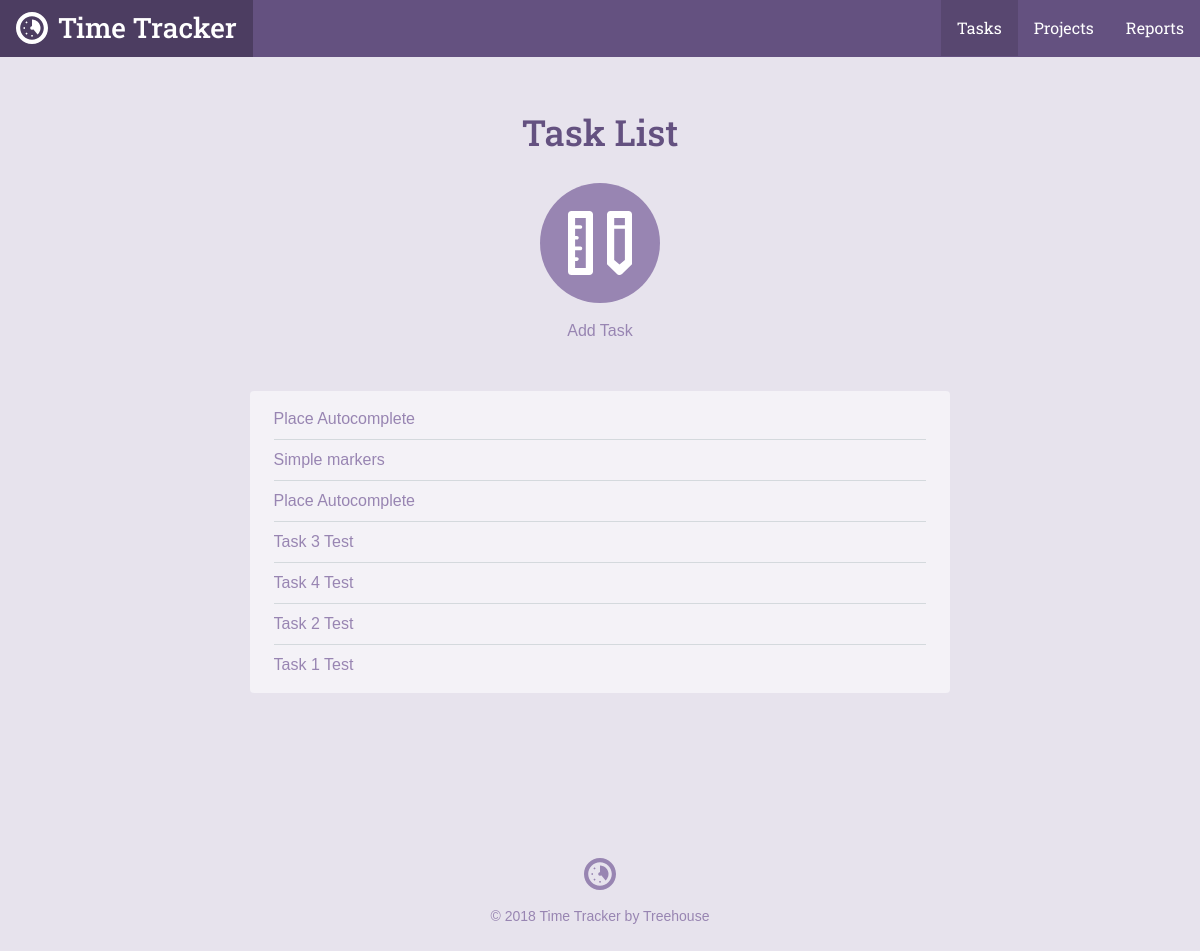
Before: /task_list.php with the older database file.
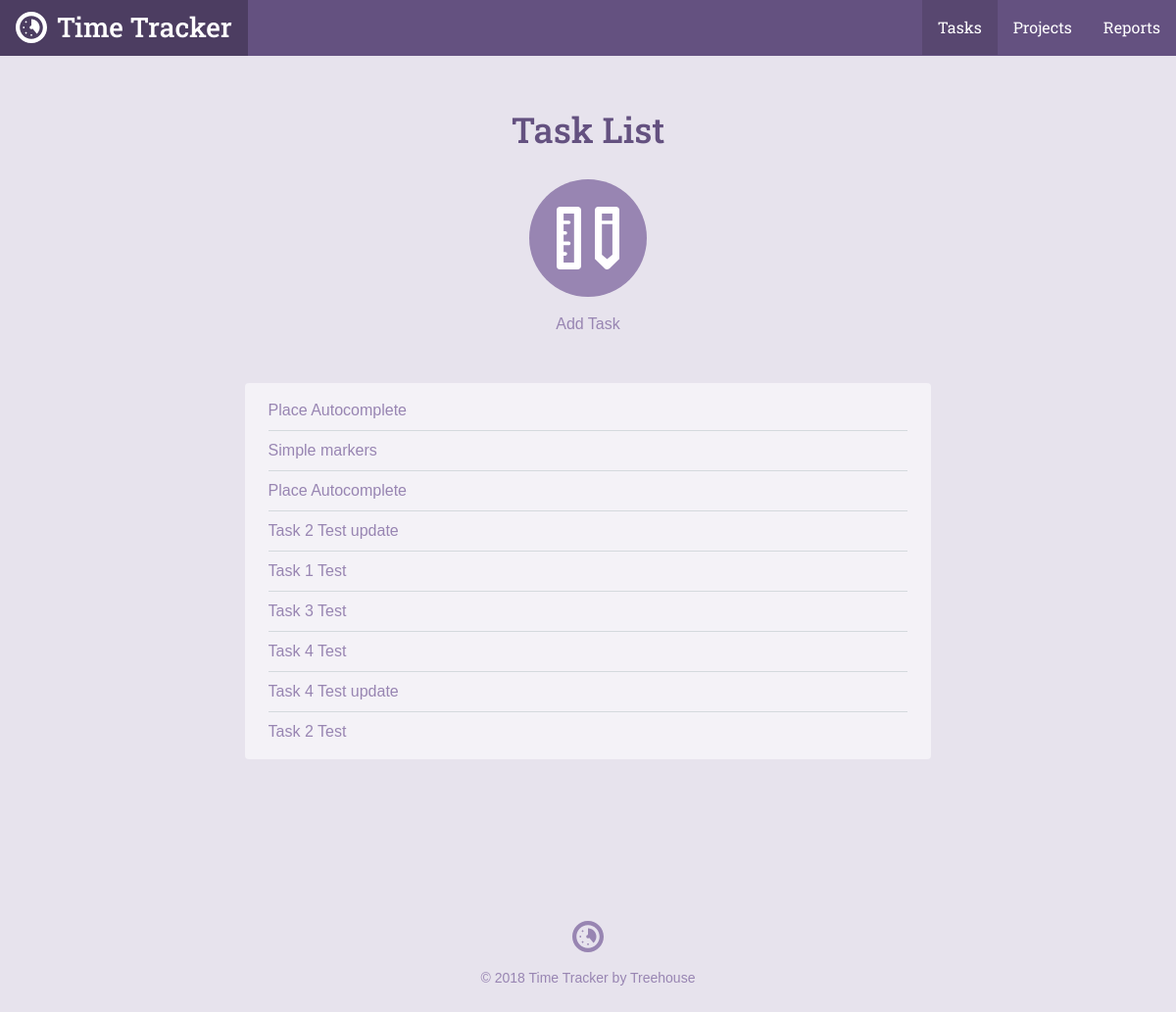
After: the same page with the newer database file.
### tables this page shows
CREATE TABLE `tasks` (
	`task_id`	INTEGER PRIMARY KEY AUTOINCREMENT,
	`project_id`	INTEGER,
	`title`	TEXT,
	`date`	INTEGER NOT NULL,
	`time`	TEXT NOT NULL
);

### inc/functions.php (called while the page is built, shortened)
<?php
function getTaskList($filter = null)
{
    include "connection.php";
    $query = "SELECT tasks.*, projects.title AS project FROM tasks"
        ." JOIN projects ON tasks.project_id = projects.project_id";
    $where = '';
    $orderBy = ' ORDER BY date DESC';
    try {
        $results = $db->prepare($query . $where . $orderBy);
        $results->execute();
    } catch (Exception $e) {
        echo "Error: ".$e->getMessage()."<br/>";
        return [];
    }
    return $results->fetchAll(PDO::FETCH_ASSOC);
}

### task_list.php (the view, shortened to what this page needs)
<?php
require 'inc/functions.php';
$page = "tasks";
include 'inc/header.php';
?>
<div class="section catalog random">
    <div class="col-container page-container">
        <div class="col col-70-md col-60-lg col-center">
            <h1 class="actions-header">Task List</h1>
            <div class="actions-item">
                <a class="actions-link" href="task.php">
                    <span class="actions-icon">
                        <svg viewbox="0 0 64 64"><use xlink:href="#task_icon"></use></svg>
                    </span>
                Add Task</a>
            </div>
            <div class="form-container">
              <ul class="items">
                <?php
                foreach (getTaskList() as $item) {
                    echo "<li><a href='task.php?id=".$item['task_id']."'>". $item['title'] ."</a></li>";
                }
                ?>
              </ul>
            </div>
        </div>
    </div>
</div>
<?php include("inc/footer.php"); ?>

### inc/header.php (shortened to what this page needs)
<html>
<head>
	<link rel="stylesheet" href="css/style.css" type="text/css">
</head>
<body>
	<header class="header">
    <div class="col-container">
  		<h1>
        <a class="logo" href="./">
          <svg viewbox="0 0 64 64" class="logo-icon"><use xlink:href="#logo_icon"></use></svg>
          <span class="logo-name">Time Tracker</span>
        </a>
      </h1>
  		<ul class="nav">
        <li class="nav-item tasks<?php if ($page == "tasks") { echo " on"; } ?>"><a class="nav-link" href="task_list.php">Tasks</a></li>
        <li class="nav-item projects<?php if ($page == "projects") { echo " on"; } ?>"><a class="nav-link" href="project_list.php">Projects</a></li>
        <li class="nav-item reports<?php if ($page == "reports") { echo " on"; } ?>"><a class="nav-link" href="reports.php">Reports</a></li>
      </ul>
    </div>
  </header>
	<div id="content">

### inc/footer.php
</div>
	<footer class="footer">
    <div class="col-container">
      <svg viewbox="0 0 64 64" class="logo-icon"><use xlink:href="#logo_icon"></use></svg>
  		<p class="footer-copy">&copy; <?php echo date("Y"); ?> Time Tracker by Treehouse</p>
    </div>
	</footer>
</body>
</html>

### css/style.css (style rules this page uses)
*,:after,:before { box-sizing:border-box }
html { font-family:sans-serif;-ms-text-size-adjust:100%;-webkit-text-size-adjust:100% }
body { margin:0 }
article,aside,details,figcaption,figure,footer,header,hgroup,main,menu,nav,section,summary { display:block }
a { background-color:transparent }
h1 { font-size:2em;margin:.67em 0 }
svg:not(:root) { overflow:hidden }
html { font-size:100%;line-height:1.5;-webkit-tap-highlight-color:transparent }
body { font-size:1rem;font-family:"Gotham Rounded A","Gotham Rounded B","Helvetica",Helvetica,Arial,sans-serif;font-style:normal;font-weight:400 }
.col { float:left;width:100% }
.col-container:before,.col-container:after { content:" ";display:table }
.col-container:after { clear:both }
.col-center { float:none;margin:0 auto }
@media screen and (min-width: 680px) { .col-70-md { width:70% !important } }
@media screen and (min-width: 960px) { .col-60-lg { width:60% !important } }
h1,h2,h3,h4,h5,h6 { color:#40484a;display:block;font-weight:500;margin:0;text-rendering:optimizeLegibility }
h1 { font-size:2.25rem }
p { color:#576366;font-size:1rem;line-height:1.5;margin:0 }
a { color:#3f8abf;cursor:pointer;transition:color 300ms 0s ease;text-decoration:none }
ul,ol { margin:0;padding:0 0 0 2rem }
body { background-color:#e7e3ed }
h1,h2,h3,h4,h5,h6 { color:#645180;font-family:"Roboto Slab", Helvetica, Arial, sans-serif }
p { color:#7D669E }
.header { background-color:#645180;overflow:hidden }
.header h1 { float:left }
.col-container { margin:0 auto;max-width:1200px }
.logo { display:inline-block;transition:background 200ms ease-in-out }
@media screen { .logo { padding:.4rem 1rem .7rem } }
@media screen and (min-width: 680px) { .logo { padding:.45rem 1rem .5rem } }
.logo-icon { width:32px;fill:#fff;margin-top:5px;float:left }
.footer .logo-icon { float:none;margin-bottom:1rem;fill:#9885b2 }
.logo-name { color:#fff;font-family:"Roboto Slab", Helvetica, Arial, sans-serif;margin-left:10px;font-size:1.75rem }
@media screen { .logo-name { display:none } }
@media screen and (min-width: 680px) { .logo-name { display:inline } }
.nav { float:right;list-style:none }
.nav-item { float:left }
.nav-item.on .nav-link { background-color:#584770;cursor:default }
.nav-link { color:#fff;font-family:"Roboto Slab", Helvetica, Arial, sans-serif;transition:background 200ms ease-in-out;padding:1rem;display:inline-block }
@media screen { .nav-link { font-size:15px } }
@media screen and (min-width: 680px) { .nav-link { font-size:16px } }
.actions-header { margin-bottom:1.5rem }
.actions-item { margin:0 1.5rem }
@media screen and (min-width: 680px) { .actions-item { display:inline-block;float:left } }
.page-container .actions-item { float:none }
.actions-link { transition:color 200ms ease-in-out;color:#9885b2;display:block }
@media screen { .actions-link { margin-bottom:2rem } }
@media screen and (min-width: 680px) { .actions-link { margin-bottom:0 } }
.actions-icon { width:120px;height:120px;transition:background 200ms ease-in-out;display:block;background-color:#9885b2;border-radius:9999px }
@media screen { .actions-icon { margin-bottom:.5rem } }
@media screen and (min-width: 680px) { .actions-icon { margin-bottom:1rem } }
.actions-icon svg { width:64px;height:64px;margin-top:28px;fill:#fff;display:inline-block }
.page-container .actions-icon { margin-left:auto;margin-right:auto }
.page-container { text-align:center }
@media screen { .page-container { padding:1.5rem 1rem 0 1rem } }
@media screen and (min-width: 680px) { .page-container { padding-top:3rem } }
.form-container { background-color:#f4f2f7;border-radius:4px }
@media screen { .form-container { padding:.5rem 1.5rem;margin-top:.5rem;margin-bottom:1.5rem } }
@media screen and (min-width: 680px) { .form-container { padding:.5rem 1.5rem;margin-top:3rem;margin-bottom:0 } }
.form-container a { color:#9885b2 }
.items { list-style:none;overflow:hidden;padding:0;margin:0 }
.items li { position:relative;text-align:left;border-bottom:solid 1px #d4d9dd;padding-top:.5rem;padding-bottom:.5rem }
.items li:last-child { border-bottom:none !important }
.items a { color:#9885b2 }
.footer { padding:5rem 0 0 0;text-align:center }
@media screen { .footer { margin-top:1.5rem;margin-bottom:1.5rem } }
@media screen and (min-width: 680px) { .footer { margin-top:5rem } }
.footer-copy { font-size:.875rem;color:#9885b2 }

Changed rows visible on the page:
added tasks: title "Task 2 Test update"
changed tasks "Task 1 Test": moves up the list
added tasks: title "Task 4 Test update"
